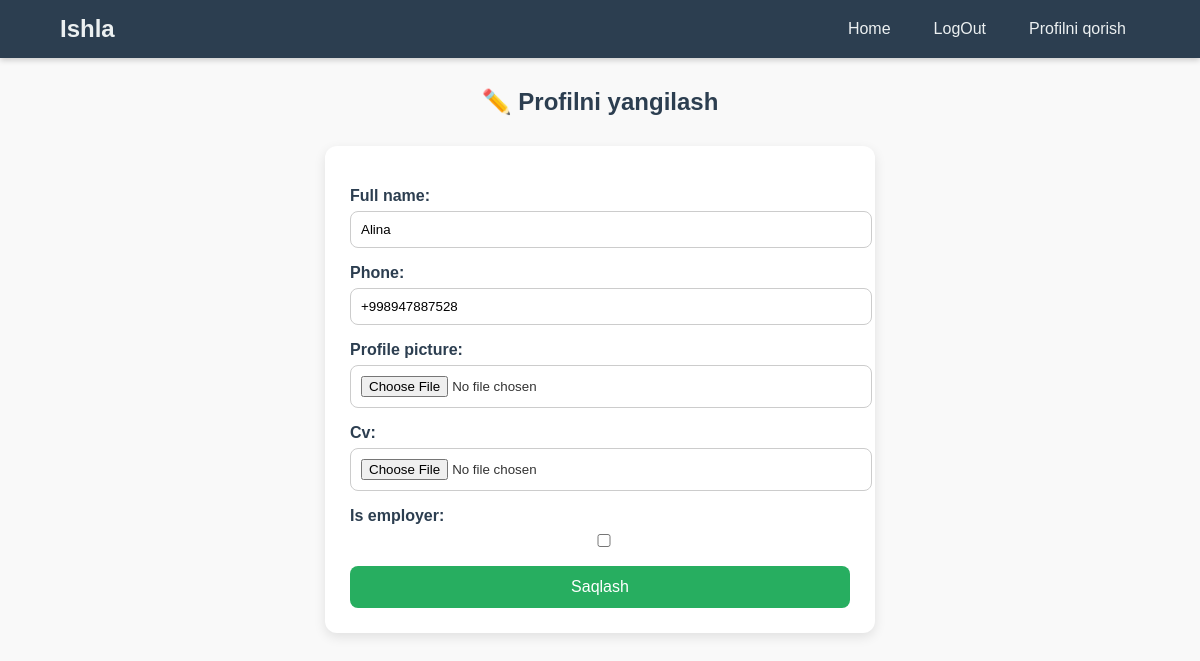
The app's page /api/profile/update/ (signed in), older data.
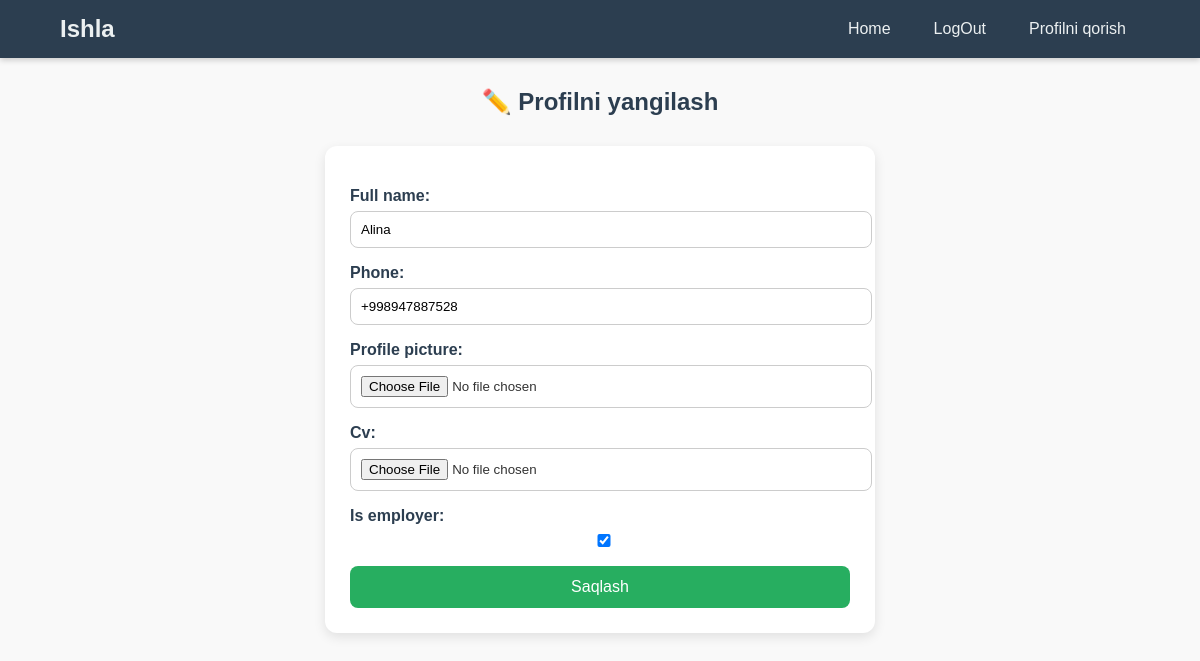
The same page, newer data.
### main/models.py (models this page shows, shortened)
class User(AbstractUser):
    phone_regex = RegexValidator(
        regex=r'^\+998\d{9}$',
        message="Telefon raqam +998xxxxxxx fromatida bo'lishi kerak."
    )
    phone = models.CharField(max_length=13, unique=True, null=True, blank=True, validators=[phone_regex])
    email = models.EmailField(unique=True)
    full_name = models.CharField(max_length=120)
    profile_picture = models.ImageField(upload_to='', blank=True, null=True)
    cv = models.FileField(upload_to='cvs/', blank=True, null=True)
    is_employer = models.BooleanField(default=False)

### main/views.py (the view)
# urls.py: path('profile/update/', profile_update, name='profile_update'),
def profile_update(request):
    if request.method == 'POST':
        form = UserUpdateForm(request.POST, request.FILES, instance=request.user)
        if form.is_valid():
            form.save()
            return redirect('profile')  # вернём на просмотр профиля
    else:
        form = UserUpdateForm(instance=request.user)
    return render(request, 'profile_update.html', {'form': form})

### main/forms.py
class UserUpdateForm(forms.ModelForm):
    class Meta:
        model = User
        fields = ['full_name', 'phone', 'profile_picture', 'cv', 'is_employer']
        widgets = {
            'full_name': forms.TextInput(attrs={'class': 'form-control'}),
            'phone': forms.TextInput(attrs={'class': 'form-control'}),
            'profile_picture': forms.FileInput(attrs={'class': 'form-control'}),
            'cv': forms.FileInput(attrs={'class': 'form-control'}),
            'is_employer': forms.CheckboxInput(attrs={'class': 'form-check-input'}),
        }

### templates/profile_update.html (shortened to what this page needs)
{% load static %}
<!DOCTYPE html>
<html lang="ru">
<head>
    <link rel="stylesheet" href="{% static 'profile_update.css' %}">
</head>
<body>
    <header>
        <div class="container">
            <h1 class="logo">Ishla</h1>
            <nav>
                <ul>
                    <li><a href="/api/base/">Home</a></li>
                    {% if request.user.is_authenticated %}
                    <li><a href="{% url 'logout' %}">LogOut</a></li>
                    {% else %}
                    <li><a href="{% url 'login' %}">LogIn</a></li>
                    <li><a href="{% url 'register' %}">Ro‘yxatdan o‘tish</a></li>
                    {% endif %}
                    <li><a href="{% url 'profile' %}">Profilni qorish</a></li>
                </ul>
            </nav>
        </div>
    </header>
    <h2>✏️ Profilni yangilash</h2>
    <form method="post" enctype="multipart/form-data">
        {{ form.as_p }}
        <button type="submit">Saqlash</button>
    </form>
</body>
</html>

Row changes from the older to the newer data that the page shows:
changed User "Alina": is_employer "☐" → "☑"
